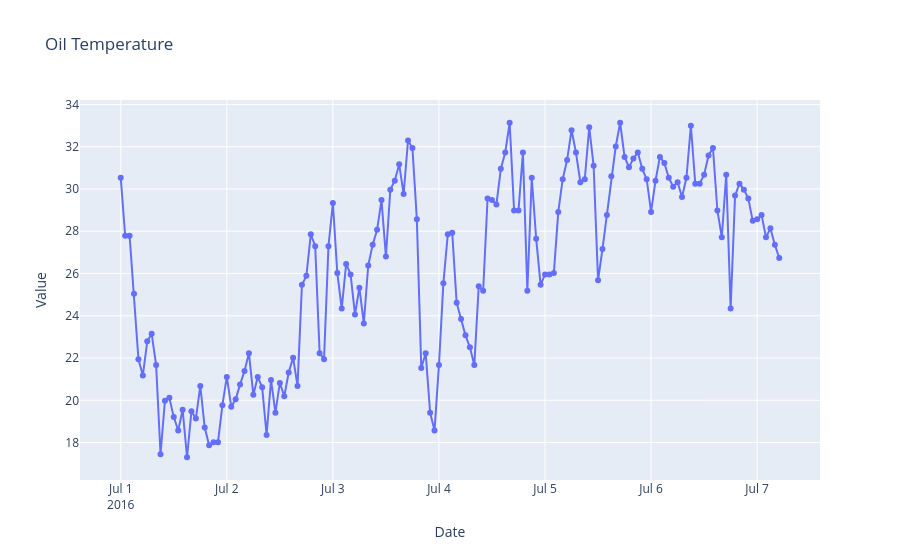

The cell this chart's notebook holds for it:
### Code cell
import plotly.express as px
fig = px.line(df[0:150], x = 'date', y = 'OT', title = 'Oil Temperature', markers = True)
fig.update_layout(
    xaxis_title = "Date", yaxis_title = 'Value'
)
fig.show()

### Figure 1 — Plotly figure (JSON) as saved in the notebook; plotly's stock layout.template omitted (floating-point values rounded to 4 significant figures; data arrays with more than 128 entries replaced by an {"elided": "..."} marker saying what was removed)
{"data": [{"hovertemplate": "date=%{x}<br>OT=%{y}<extra></extra>", "legendgroup": "", "line": {"color": "#636efa", "dash": "solid"}, "marker": {"symbol": "circle"}, "mode": "lines+markers", "name": "", "orientation": "v", "showlegend": false, "type": "scatter", "x": {"elided": "150 str values"}, "xaxis": "x", "y": {"elided": "150 float values"}, "yaxis": "y"}], "layout": {"legend": {"tracegroupgap": 0}, "title": {"text": "Oil Temperature"}, "xaxis": {"anchor": "y", "domain": [0, 1], "title": {"text": "Date"}}, "yaxis": {"anchor": "x", "domain": [0, 1], "title": {"text": "Value"}}}}
